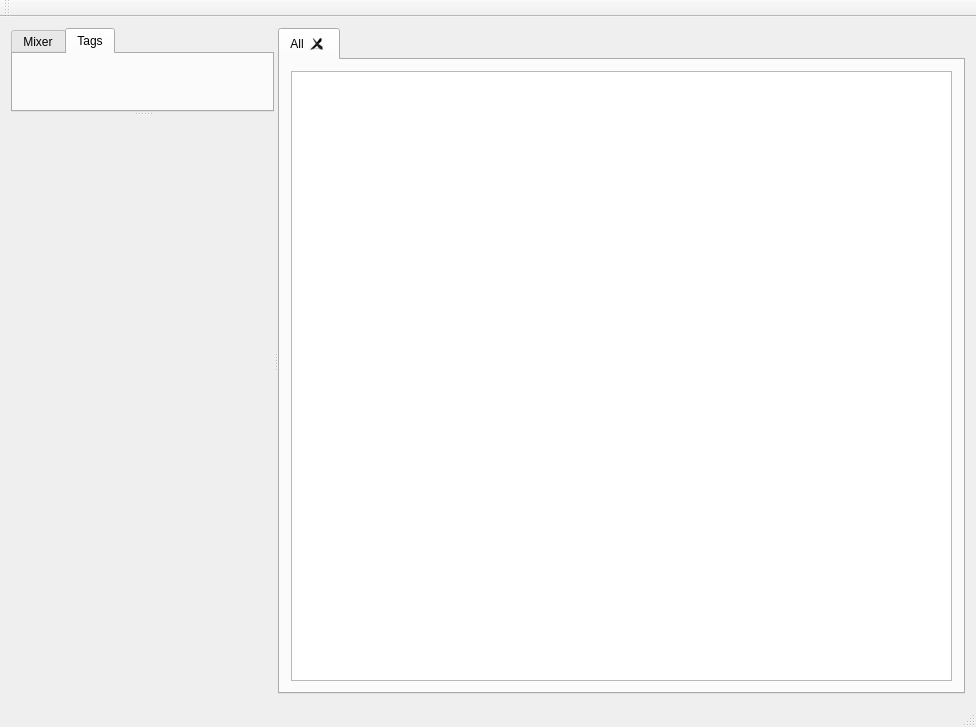
<?xml version="1.0" encoding="UTF-8"?>
<ui version="4.0">
 <class>MainWindow</class>
 <widget class="QMainWindow" name="MainWindow">
  <property name="geometry">
   <rect>
    <x>0</x>
    <y>0</y>
    <width>976</width>
    <height>727</height>
   </rect>
  </property>
  <property name="windowTitle">
   <string>MainWindow</string>
  </property>
  <widget class="QWidget" name="centralWidget">
   <property name="sizePolicy">
    <sizepolicy hsizetype="Expanding" vsizetype="Expanding">
     <horstretch>0</horstretch>
     <verstretch>0</verstretch>
    </sizepolicy>
   </property>
   <layout class="QGridLayout" name="gridLayout">
    <item row="0" column="0">
     <widget class="QSplitter" name="topSplitter">
      <property name="sizePolicy">
       <sizepolicy hsizetype="Ignored" vsizetype="Preferred">
        <horstretch>0</horstretch>
        <verstretch>0</verstretch>
       </sizepolicy>
      </property>
      <property name="orientation">
       <enum>Qt::Horizontal</enum>
      </property>
      <widget class="QSplitter" name="leftSplitter">
       <property name="orientation">
        <enum>Qt::Vertical</enum>
       </property>
       <widget class="QTabWidget" name="leftTabs">
        <property name="currentIndex">
         <number>1</number>
        </property>
        <widget class="MixerPanelView" name="mixer">
         <attribute name="title">
          <string>Mixer</string>
         </attribute>
        </widget>
        <widget class="TagsView" name="tags">
         <attribute name="title">
          <string>Tags</string>
         </attribute>
        </widget>
       </widget>
       <widget class="WorkDetailView" name="workDetail" native="true">
        <property name="sizePolicy">
         <sizepolicy hsizetype="Preferred" vsizetype="Minimum">
          <horstretch>0</horstretch>
          <verstretch>0</verstretch>
         </sizepolicy>
        </property>
        <property name="minimumSize">
         <size>
          <width>0</width>
          <height>200</height>
         </size>
        </property>
       </widget>
      </widget>
      <widget class="RenameableTabWidget" name="workViews">
       <property name="sizePolicy">
        <sizepolicy hsizetype="Expanding" vsizetype="Expanding">
         <horstretch>0</horstretch>
         <verstretch>0</verstretch>
        </sizepolicy>
       </property>
       <property name="currentIndex">
        <number>0</number>
       </property>
       <property name="tabsClosable">
        <bool>true</bool>
       </property>
       <property name="movable">
        <bool>true</bool>
       </property>
       <widget class="QWidget" name="allWorksTab">
        <attribute name="title">
         <string>All</string>
        </attribute>
        <layout class="QGridLayout" name="gridLayout_2">
         <item row="0" column="0">
          <widget class="WorksTableView" name="allWorks"/>
         </item>
        </layout>
       </widget>
      </widget>
     </widget>
    </item>
   </layout>
  </widget>
  <widget class="QMenuBar" name="menuBar">
   <property name="geometry">
    <rect>
     <x>0</x>
     <y>0</y>
     <width>976</width>
     <height>20</height>
    </rect>
   </property>
  </widget>
  <widget class="QToolBar" name="mainToolBar">
   <attribute name="toolBarArea">
    <enum>TopToolBarArea</enum>
   </attribute>
   <attribute name="toolBarBreak">
    <bool>false</bool>
   </attribute>
  </widget>
  <widget class="QStatusBar" name="statusBar"/>
  <action name="actionQuit">
   <property name="text">
    <string>quit</string>
   </property>
  </action>
 </widget>
 <layoutdefault spacing="6" margin="11"/>
 <customwidgets>
  <customwidget>
   <class>MixerPanelView</class>
   <extends>QWidget</extends>
   <header>mixerpanelview.h</header>
   <container>1</container>
  </customwidget>
  <customwidget>
   <class>WorkDetailView</class>
   <extends>QWidget</extends>
   <header>workdetailview.h</header>
   <container>1</container>
  </customwidget>
  <customwidget>
   <class>WorksTableView</class>
   <extends>QTableView</extends>
   <header>workstableview.h</header>
  </customwidget>
  <customwidget>
   <class>RenameableTabWidget</class>
   <extends>QTabWidget</extends>
   <header>renameabletabwidget.h</header>
   <container>1</container>
  </customwidget>
  <customwidget>
   <class>TagsView</class>
   <extends>QWidget</extends>
   <header>tagsview.h</header>
   <container>1</container>
  </customwidget>
 </customwidgets>
 <resources/>
 <connections/>
</ui>
